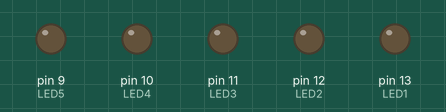
A sketch run on a simulated Arduino Uno, built with avr-gcc and run on an emulated ATmega328P. Parts: output pins drawn as LEDs (lit = HIGH).

Above: at 0.5 s.
At 1.2 s:
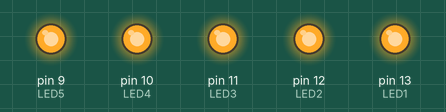
At 1.8 s:
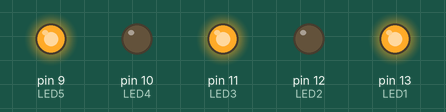
At 3.3 s:
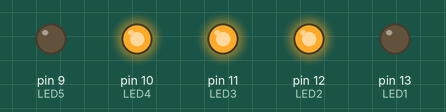
At 4.3 s:
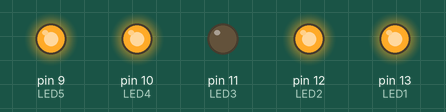
At 5.3 s:
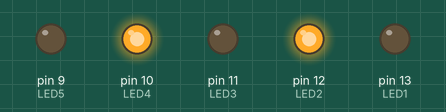
Timing chart, 0 to 6.4 s (numbered marks = the images above):
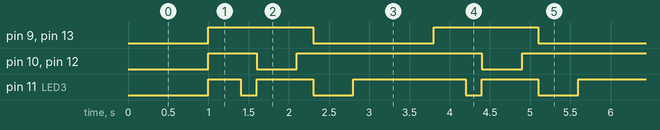

The sketch:

GLowMultipleLED.ino
```cpp
int LED1 = 13;
int LED2 = 12;
int LED3 = 11;
int LED4= 10;
int LED5 = 9;


void setup() {

  pinMode(LED1, OUTPUT);
  pinMode(LED2, OUTPUT);
  pinMode(LED3, OUTPUT);
  pinMode(LED4, OUTPUT);
  pinMode(LED5, OUTPUT);
}

void loop() {
  // put your main code here, to run repeatedly:

  delay(1000);
  //Glowing All LEDs
  digitalWrite(LED1, HIGH);
  digitalWrite(LED2, HIGH);
  digitalWrite(LED4, HIGH);
  digitalWrite(LED5, HIGH);
  digitalWrite(LED3, HIGH);
  delay(400);

  //Turning off LED3
  digitalWrite(LED3, LOW);
  delay(200);
  digitalWrite(LED3, HIGH);
  delay(0);

  //Turning off LED2 and LED4
  digitalWrite(LED2, LOW);
  delay(0);
  digitalWrite(LED4, LOW);
  delay(500);

  //Turning On/Off LED2 and LED4
  digitalWrite(LED2, HIGH);
  digitalWrite(LED4, HIGH);

  //Blinking LED1 and LED5
  digitalWrite(LED3, HIGH);
  delay(200);
  digitalWrite(LED3, LOW);
  delay(0);


  //Turing off LED1 and LED5
  digitalWrite(LED1, LOW);
  delay(0);
  digitalWrite(LED5, LOW);
  delay(100);

  //Turning On LED2 and LED4
  digitalWrite(LED2, HIGH);
  delay(100);
  digitalWrite(LED4, HIGH);
  delay(100);

  //Turning off LED3
  digitalWrite(LED3, LOW);
  delay(200);
  digitalWrite(LED3, HIGH);
  delay(0);

  //Turning On LED2 and LED4
  digitalWrite(LED2, HIGH);
  //delay(100);
  digitalWrite(LED4, HIGH);
  //delay(100);


}
```

Measured:
- by itself, pin 9 (LED5), pin 13 (LED1): alternates HIGH for 1.3 s and LOW for 1.5 s
- by itself, pin 10 (LED4), pin 12 (LED2): repeats every 2.8 s: LOW 0.50 s, HIGH 2.3 s
- by itself, pin 11 (LED3): repeats every 2.8 s: LOW 0.20 s, HIGH 0.70 s, LOW 0.50 s, HIGH 1.4 s
